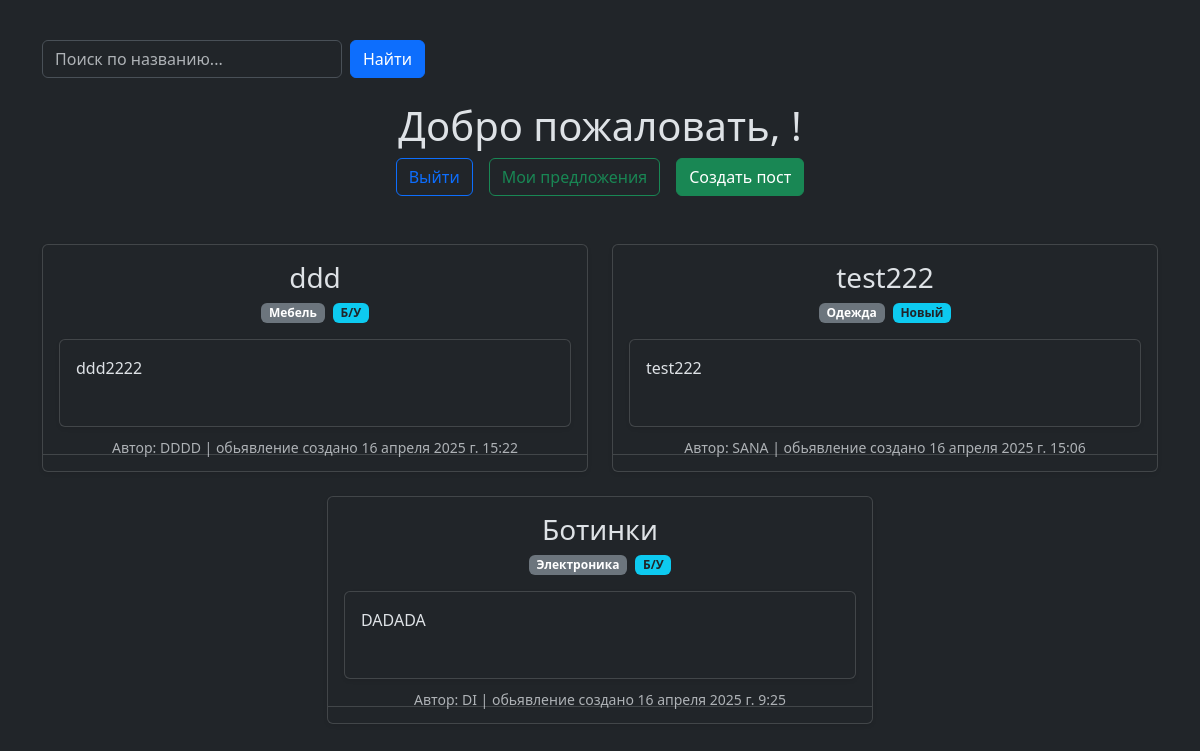
The app's page /search/, older data.
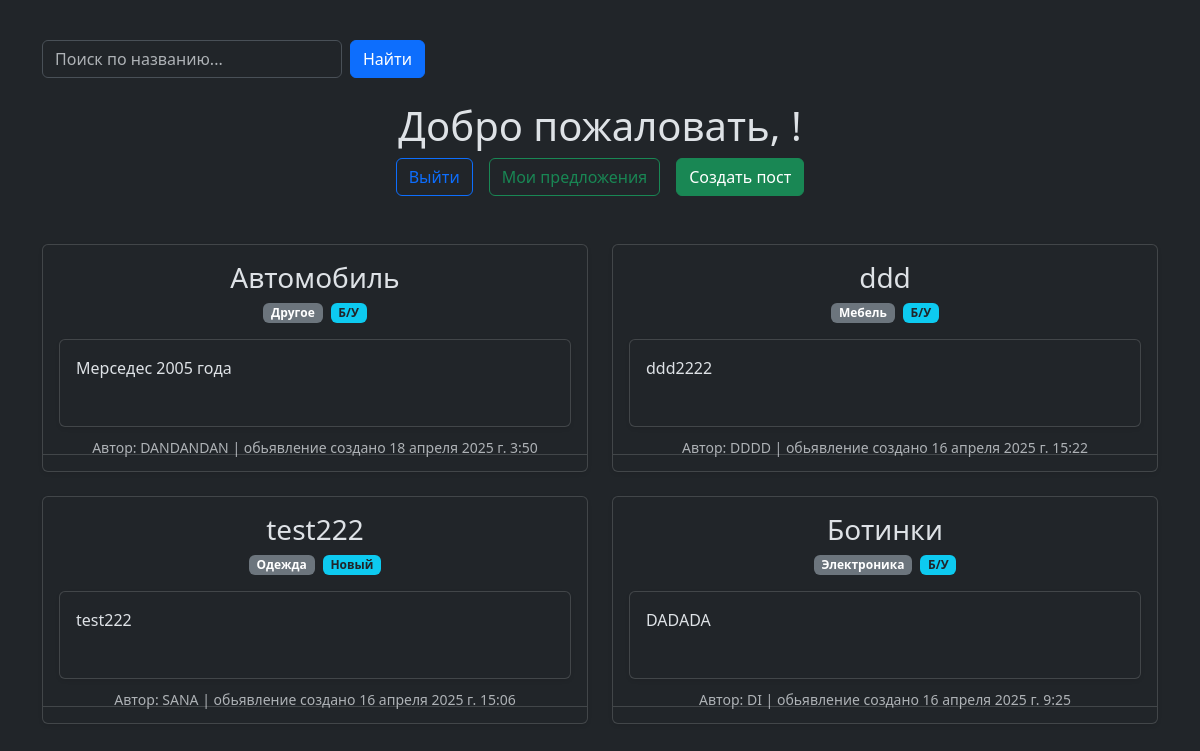
The same page, newer data.
### accounts/models.py (models this page shows, shortened)
class Post(models.Model):
    CATEGORIES = [
        ('electronics', 'Электроника'),
        ('clothing', 'Одежда'),
        ('furniture', 'Мебель'),
        ('other', 'Другое'),
    ]
    CONDITIONS = [
        ('new', 'Новый'),
        ('used', 'Б/У'),
    ]
    title = models.CharField(max_length=180, verbose_name='Заголовок')
    description = models.TextField(verbose_name='Описание товара')
    category = models.CharField(
        max_length=20, choices=CATEGORIES, verbose_name='Категория')
    condition = models.CharField(
        max_length=20, choices=CONDITIONS, verbose_name='Состояние товара')
    created_at = models.DateTimeField(auto_now_add=True)
    author = models.ForeignKey(
        User, on_delete=models.CASCADE, related_name='posts')

### accounts/views.py (the view)
# urls.py: path('search/',views.searching,name='search')
def searching(request):
    search_query = request.GET.get('search', '')
    posts = Post.objects.all()
    if search_query:
        posts = posts.filter(Q(title__icontains=search_query.strip()) | Q(
            description__icontains=search_query.strip()))
    posts = posts.order_by('-created_at')
    context = {
        'posts': posts,
        'search_query': search_query,
    }
    return render(request, 'accounts/index.html', context)

### accounts/templates/accounts/index.html (shortened to what this page needs)
{% extends 'accounts/base.html' %}
{% load static %}
{% block content %}
    <div class="container mt-4 mb-4">
        <form method="get" action="{% url 'search' %}" class="d-flex align-items-center gap-2 mb-4">
            <input type="text" name="search" placeholder="Поиск по названию..."
                   value="{{ request.GET.search }}" class="form-control" style="max-width: 300px;">
            <button type="submit" class="btn btn-primary">Найти</button>
        </form>
    </div>
    <div class="welcome-container text-center mb-5">
        <h1>Добро пожаловать, {{ user.username }}!</h1>
        <div class="d-flex justify-content-center gap-3">
            <a href="{% url 'auth_logout' %}" class="btn btn-outline-primary">Выйти</a>
            <a href="{% url 'user_offers' %}" class="btn btn-outline-success">Мои предложения</a>
            <a href="{% url 'create_post' %}" class="btn btn-success">Создать пост</a>
        </div>
    </div>
    <div class="container">
        <div class="row justify-content-center">
            {% for post in posts %}
            <div class="col-md-8 col-lg-6 mb-4">
                <div class="card shadow-sm h-100">
                    <div class="card-body">
                        <h3 class="card-title text-center">{{ post.title }}</h3>
                        <div class="d-flex justify-content-center gap-2 mb-3">
                            <span class="badge bg-secondary">{{ post.get_category_display }}</span>
                            <span class="badge bg-info text-dark">{{ post.get_condition_display }}</span>
                        </div>
                        <div class="card shadow-sm h-50 p-3">
                            <p class="mb-0">{{ post.description }}</p>
                        </div>
                        <small class="text-muted d-block text-center" style="padding: 10px;">Автор: {{ post.author.username }} | обьявление создано {{ post.created_at }}</small>
                    </div>
                    <div class="card-footer bg-transparent text-center">
                    </div>
                </div>
            </div>
            {% endfor %}
        </div>
    </div>
{% endblock %}

### accounts/templates/accounts/base.html (shortened to what this page needs)
{% load static %}
<!DOCTYPE html>
<html lang="ru" data-bs-theme="dark">
<head>
    <link href="https://cdn.jsdelivr.net/npm/bootstrap@5.3.3/dist/css/bootstrap.min.css" rel="stylesheet">
    <link rel="stylesheet" href="https://cdn.jsdelivr.net/npm/bootstrap-icons@1.11.1/font/bootstrap-icons.css">
    <link rel="stylesheet" href="{% static 'style.css' %}">
</head>
<body>
        <main class="flex-grow-1 p-3">
            {% block content %}
            {% endblock %}
        </main>
</body>
</html>

Row changes from the older to the newer data that the page shows:
added Post: title "Автомобиль", category "Другое", condition "Б/У", description "Мерседес 2005 года", author.username "DANDANDAN", created_at "18 апреля 2025 г. 3:50"
